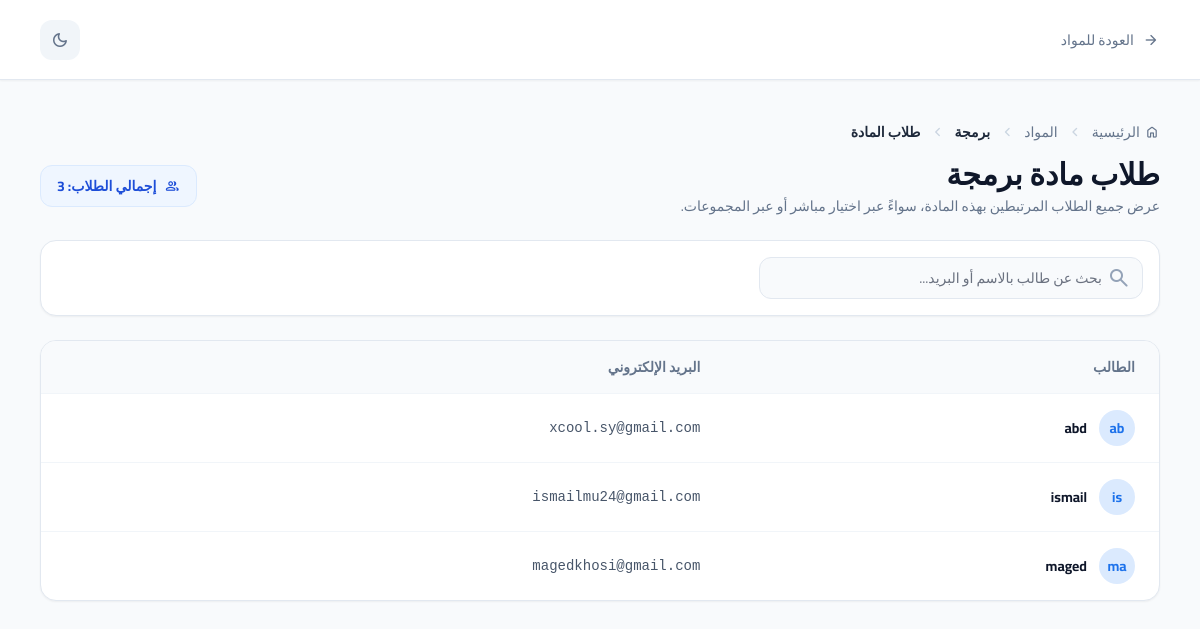
Page /teacher-dashboard/subjects/27/students/ (signed in) on the committed database.
### core/models.py (models this page shows, shortened)
class Subject(models.Model):
    name = models.CharField(max_length=255)
    image = models.ImageField(upload_to="subject_images/", blank=True, null=True)
    teacher = models.ForeignKey(
        User,
        on_delete=models.CASCADE,
        related_name="subjects",
    )
    description = models.TextField(blank=True)
    students = models.ManyToManyField(
        settings.AUTH_USER_MODEL,
        related_name="subject_enrollments",
        blank=True,
    )
    created_at = models.DateTimeField(auto_now_add=True)
    updated_at = models.DateTimeField(auto_now=True)
    class Meta:
        ordering = ["name"]

### accounts/models.py (models this page shows, shortened)
class User(AbstractUser):
    class Role(models.TextChoices):
        STUDENT = 'student', _('Student')
        TEACHER = 'teacher', _('Teacher')
    role = models.CharField(
        max_length=10,
        choices=Role.choices,
        default=Role.STUDENT,
        verbose_name=_('Role')
    )
    full_name = models.CharField(_('Full Name'), max_length=255, blank=True)
    teacher_email_notifications = models.BooleanField(
        default=True,
        verbose_name=_('Teacher email notifications')
    )
    teacher_app_notifications = models.BooleanField(
        default=True,
        verbose_name=_('Teacher app notifications')
    )
    supervisor_email_notifications = models.BooleanField(
        default=True,
        verbose_name=_('Supervisor email notifications')
    )
    supervisor_app_notifications = models.BooleanField(
        default=True,
        verbose_name=_('Supervisor app notifications')
    )

### core/views.py (the view)
# urls.py: path("teacher-dashboard/subjects/<int:subject_id>/students/", views.teacher_subject_students, name="teacher_subject_students"),
@login_required
@user_passes_test(is_teacher)
def teacher_subject_students(request, subject_id):
    user = request.user
    subject = get_object_or_404(Subject, id=subject_id, teacher=user)
    direct_ids = subject.students.filter(
        is_active=True,
        role="student",
    ).values_list("id", flat=True)
    group_ids = User.objects.filter(
        role="student",
        is_active=True,
        student_groups__subject=subject,
        student_groups__teacher=user,
    ).values_list("id", flat=True)
    all_ids = set(direct_ids) | set(group_ids)
    all_students = User.objects.filter(
        id__in=all_ids,
        is_active=True,
        role="student",
    )
    query = request.GET.get("q", "").strip()
    if query:
        all_students = all_students.filter(
            Q(full_name__icontains=query) | Q(username__icontains=query) | Q(email__icontains=query)
        )
    all_students = all_students.order_by("full_name", "username")
    context = {
        "subject": subject,
        "students": all_students,
        "query": query,
    }
    return render(request, "core/teacher_subject_students.html", context)

### core/views.py (called while the page is built)
def is_teacher(user):
    return getattr(user, "role", None) == "teacher"

### core/templates/core/teacher_subject_students.html (shortened to what this page needs)
{% load static %}
<!DOCTYPE html>
<html dir="rtl" lang="ar">
<head>
    <script src="https://cdn.tailwindcss.com?plugins=forms,container-queries"></script>
</head>
<body class="bg-surface-light dark:bg-background-dark text-slate-800 dark:text-slate-100 min-h-screen flex flex-col transition-colors duration-300">
<main class="flex-1 flex flex-col">
    <header class="h-20 bg-white dark:bg-surface-dark border-b border-slate-200 dark:border-slate-700 flex items-center justify-between px-6 lg:px-10 shadow-sm">
        <div class="flex items-center gap-3">
            <a href="{% url 'teacher_subjects' %}" class="flex items-center gap-2 text-slate-500 hover:text-primary transition-colors text-sm font-medium">
                <span class="material-symbols-rounded text-lg">arrow_forward</span>
                <span>العودة للمواد</span>
            </a>
        </div>
        <div class="flex items-center gap-3 md:gap-4">
            <button aria-label="Toggle theme" class="w-10 h-10 flex items-center justify-center rounded-xl bg-slate-100 dark:bg-surface-dark text-slate-500 dark:text-slate-400 hover:text-primary hover:bg-blue-50 dark:hover:bg-slate-700 transition-all duration-300 group" onclick="document.documentElement.classList.toggle('dark')">
                <span class="material-symbols-rounded text-xl group-hover:rotate-12 transition-transform block dark:hidden">dark_mode</span>
            </button>
        </div>
    </header>
    <div class="flex-1 overflow-y-auto p-6 lg:p-10 pb-24">
        <div class="max-w-6xl mx-auto space-y-6">
            <div class="flex flex-col gap-3">
                <div class="flex items-center gap-2 text-xs md:text-sm text-slate-500 dark:text-slate-400">
                    <a href="{% url 'teacher_dashboard' %}" class="hover:text-primary transition-colors flex items-center gap-1">
                        <span class="material-symbols-rounded text-base">home</span>
                        <span>الرئيسية</span>
                    </a>
                    <span class="material-symbols-rounded text-[18px] text-slate-300">chevron_left</span>
                    <a href="{% url 'teacher_subjects' %}" class="hover:text-primary transition-colors">
                        المواد
                    </a>
                    <span class="material-symbols-rounded text-[18px] text-slate-300">chevron_left</span>
                    <span class="text-slate-800 dark:text-slate-200 font-bold truncate max-w-[200px] md:max-w-xs">
                        {{ subject.name }}
                    </span>
                    <span class="material-symbols-rounded text-[18px] text-slate-300">chevron_left</span>
                    <span class="text-slate-800 dark:text-slate-200 font-bold">
                        طلاب المادة
                    </span>
                </div>
                <div class="flex flex-col md:flex-row md:items-center md:justify-between gap-3">
                    <div>
                        <h1 class="text-2xl md:text-3xl font-extrabold text-slate-900 dark:text-white">
                            طلاب مادة {{ subject.name }}
                        </h1>
                        <p class="text-sm text-slate-500 dark:text-slate-400 mt-1">
                            عرض جميع الطلاب المرتبطين بهذه المادة، سواءً عبر اختيار مباشر أو عبر المجموعات.
                        </p>
                    </div>
                    <div class="flex items-center gap-3">
                        <div class="px-4 py-2 rounded-xl bg-blue-50 dark:bg-blue-900/20 text-blue-700 dark:text-blue-300 border border-blue-100 dark:border-blue-800 text-xs md:text-sm font-bold flex items-center gap-2">
                            <span class="material-symbols-rounded text-base">group</span>
                            <span>إجمالي الطلاب: {{ students|length }}</span>
                        </div>
                    </div>
                </div>
            </div>
            <div class="bg-white dark:bg-surface-dark p-4 rounded-2xl border border-slate-200 dark:border-slate-700 shadow-sm flex flex-col lg:flex-row gap-4 items-center justify-between">
                <form method="get" class="flex flex-col lg:flex-row gap-4 items-center justify-between w-full">
                    <div class="relative w-full lg:w-96 group">
                        <span class="absolute right-3 top-1/2 -translate-y-1/2 material-symbols-rounded text-slate-400 group-focus-within:text-primary transition-colors">search</span>
                        <input
                            type="text"
                            name="q"
                            value="{{ query }}"
                            class="w-full pl-4 pr-10 py-2.5 rounded-xl border border-slate-200 dark:border-slate-700 bg-slate-50 dark:bg-slate-800/50 text-slate-900 dark:text-white focus:ring-2 focus:ring-primary/20 focus:border-primary transition-all outline-none text-sm"
                            placeholder="بحث عن طالب بالاسم أو البريد..."
                        />
                    </div>
                </form>
            </div>
            <div class="bg-white dark:bg-surface-dark rounded-2xl border border-slate-200 dark:border-slate-700 shadow-sm flex flex-col overflow-hidden">
                <div class="overflow-x-auto">
                    <table class="w-full text-right text-sm">
                        <thead class="bg-slate-50 dark:bg-slate-800/50 text-slate-500 dark:text-slate-400 font-bold border-b border-slate-100 dark:border-slate-700/50">
                            <tr>
                                <th class="px-6 py-4">الطالب</th>
                                <th class="px-6 py-4">البريد الإلكتروني</th>
                            </tr>
                        </thead>
                        <tbody class="divide-y divide-slate-100 dark:divide-slate-800">
                            {% for student in students %}
                            <tr class="hover:bg-slate-50 dark:hover:bg-slate-800/40 transition-colors">
                                <td class="px-6 py-4">
                                    <div class="flex items-center gap-3">
                                        <div class="w-9 h-9 rounded-full bg-blue-100 text-primary dark:bg-blue-900/30 flex items-center justify-center text-sm font-bold shrink-0">
                                            {{ student.full_name|default:student.username|slice:":2" }}
                                        </div>
                                        <div class="flex flex-col">
                                            <span class="font-bold text-slate-900 dark:text-white text-sm">
                                                {{ student.full_name|default:student.username }}
                                            </span>
                                        </div>
                                    </div>
                                </td>
                                <td class="px-6 py-4 text-slate-600 dark:text-slate-400 text-sm font-mono">
                                    {{ student.email }}
                                </td>
                            </tr>
                            {% empty %}
                            <tr>
                                <td colspan="2" class="px-6 py-10 text-center text-slate-500 dark:text-slate-400 text-sm">
                                    لا يوجد طلاب مرتبطون بهذه المادة حالياً.
                                </td>
                            </tr>
                            {% endfor %}
                        </tbody>
                    </table>
                </div>
            </div>
        </div>
    </div>
</main>
</body>
</html>

### core/templates/core/teacher_subject_students.html (style rules this page uses)
body { font-family: 'Cairo', sans-serif; }

### rows in the picture
Subject: name "برمجة"
User: full_name "ab", full_name "abd", email "xcool.sy@gmail.com"
User: full_name "is", full_name "ismail", email "ismailmu24@gmail.com"
User: full_name "ma", full_name "maged", email "magedkhosi@gmail.com"

### other values in the picture
{{ students|length }} "3"
